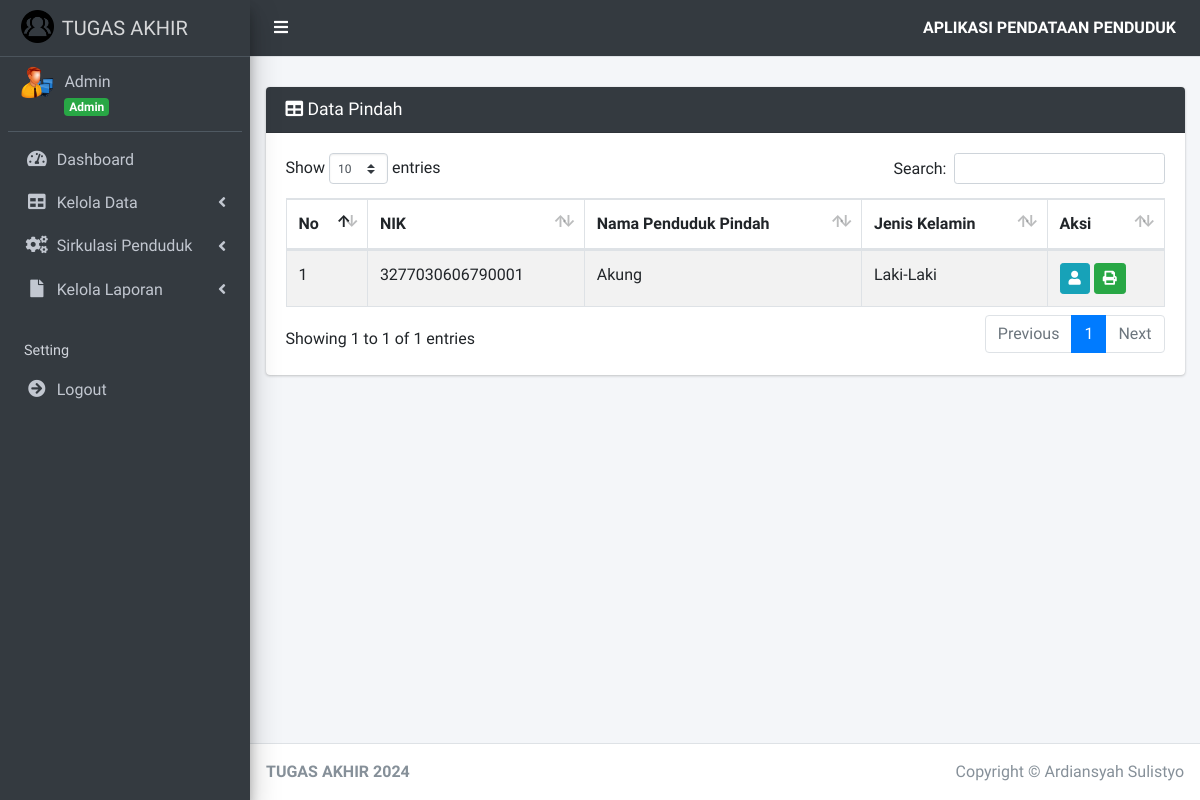
Before: /index.php?page=pindah (signed in) with the older database file.
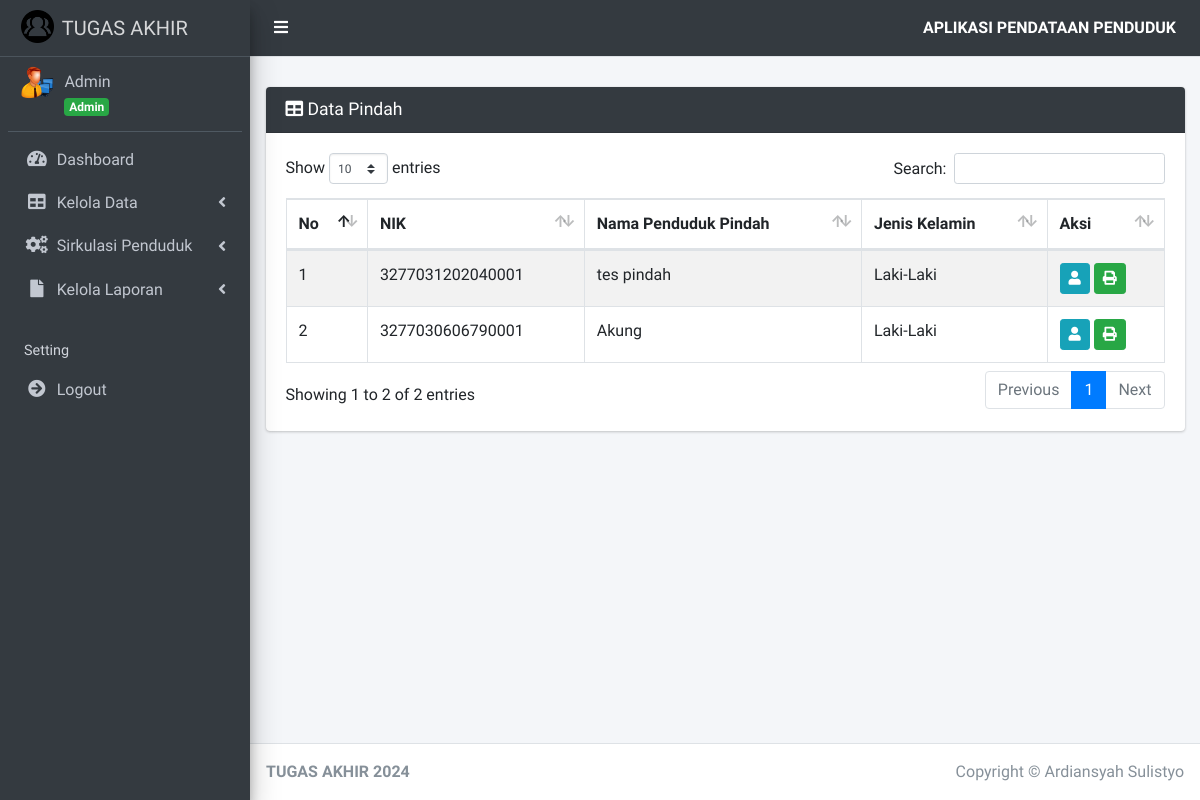
After: the same page with the newer database file.
### tables this page shows
CREATE TABLE `penduduk` (
  `id_penduduk` int(11) NOT NULL,
  `id_user` int(11) NOT NULL,
  `nik_penduduk` varchar(16) NOT NULL,
  `nama_penduduk` varchar(45) NOT NULL,
  `tempat_lahir_penduduk` varchar(30) NOT NULL,
  `tanggal_lahir_penduduk` date NOT NULL,
  `jenis_kelamin_penduduk` enum('Laki-Laki','Perempuan') NOT NULL,
  `alamat_penduduk` text NOT NULL,
  `desa_kelurahan_penduduk` varchar(30) NOT NULL,
  `kecamatan_penduduk` varchar(30) NOT NULL,
  `kabupaten_kota_penduduk` varchar(30) NOT NULL,
  `provinsi_penduduk` varchar(30) NOT NULL,
  `negara_penduduk` varchar(30) NOT NULL,
  `rt_penduduk` varchar(3) NOT NULL,
  `rw_penduduk` varchar(3) NOT NULL,
  `agama_penduduk` enum('Islam','Kristen','Katolik','Hindu','Buddha','Konghucu') NOT NULL,
  `pendidikan_terakhir_penduduk` varchar(20) NOT NULL,
  `pekerjaan_penduduk` varchar(20) NOT NULL,
  `status_perkawinan_penduduk` enum('Kawin','Tidak Kawin','Belum Kawin','Cerai') NOT NULL,
  `status` enum('Ada','Meninggal') NOT NULL,
  `status_keluarga` enum('Sudah Berkeluarga','Belum Berkeluarga','','') NOT NULL
);

### pages/pindah/index.php (the view, shortened to what this page needs)
<div class="card card-dark">
    <div class="card-header">
        <h3 class="card-title">
            <i class="fa fa-table"></i> Data Pindah
        </h3>
    </div>
    <div class="card-body">
        <div class="table-responsive">
            <table id="example1" class="table table-bordered table-striped">
                <thead>
                    <tr>
                        <th>No</th>
                        <th>NIK</th>
                        <th>Nama Penduduk Pindah</th>
                        <th>Jenis Kelamin</th>
                        <th>Aksi</th>
                    </tr>
                </thead>
                <tbody>
                    <?php
                    $no = 1;
                    $sql = $koneksi->query("SELECT * FROM `penduduk` JOIN `surat_pindah` ON `penduduk`.id_penduduk = `surat_pindah`.id_penduduk JOIN anggota_keluarga ON penduduk.id_penduduk=anggota_keluarga.id_penduduk");
                    foreach ($sql as $data_pindah) :
                    ?>
                        <tr>
                            <td><?= $no++ ?></td>
                            <td><?= $data_pindah['nik_penduduk'] ?></td>
                            <td><?= $data_pindah['nama_penduduk'] ?></td>
                            <td><?= $data_pindah['jenis_kelamin_penduduk'] ?></td>
                            <td>
                                <a href="?page=detail_pindah&id_penduduk=<?= $data_pindah['id_penduduk']; ?>" title="Detail" class="btn btn-info btn-sm">
                                    <i class="fa fa-user"></i>
                                </a>
                                <a href="surat/cetak_pindah.php?id_penduduk=<?= $data_pindah['id_penduduk']; ?>&id_kk=<?= $data_pindah['id_kk'] ?>" target="_blank" title="Cetak" class="btn btn-success btn-sm">
                                    <i class="fa fa-print"></i>
                            </td>
                        <?php endforeach; ?>
                </tbody>
            </table>
        </div>
    </div>
</div>

Changed rows visible on the page:
added penduduk: nik_penduduk "3277031202040001", nama_penduduk "tes pindah", jenis_kelamin_penduduk "Laki-Laki"
Other visible differences:
text written by a page script: "Show entries Search: Showing 1 to 1 of 1 entries Previous 1 Next" → "Show entries Search: Showing 1 to 2 of 2 entries Previous 1 Next"
